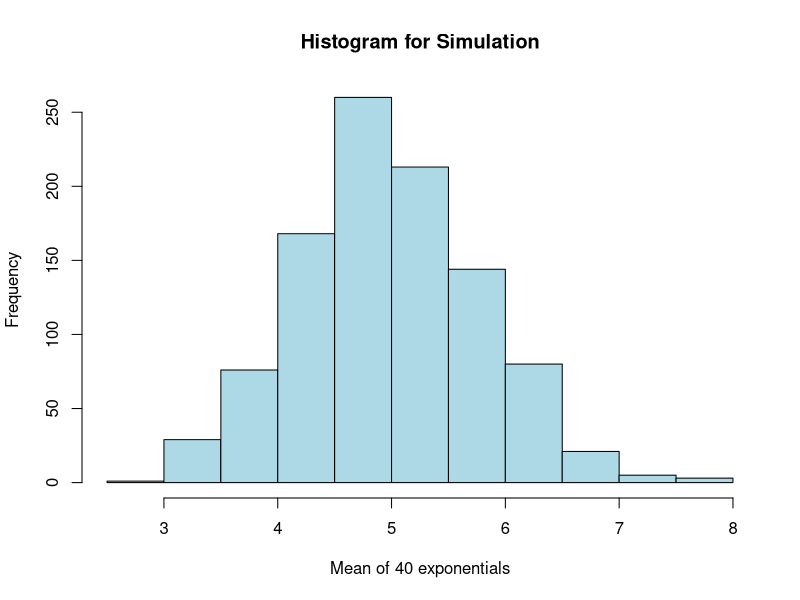
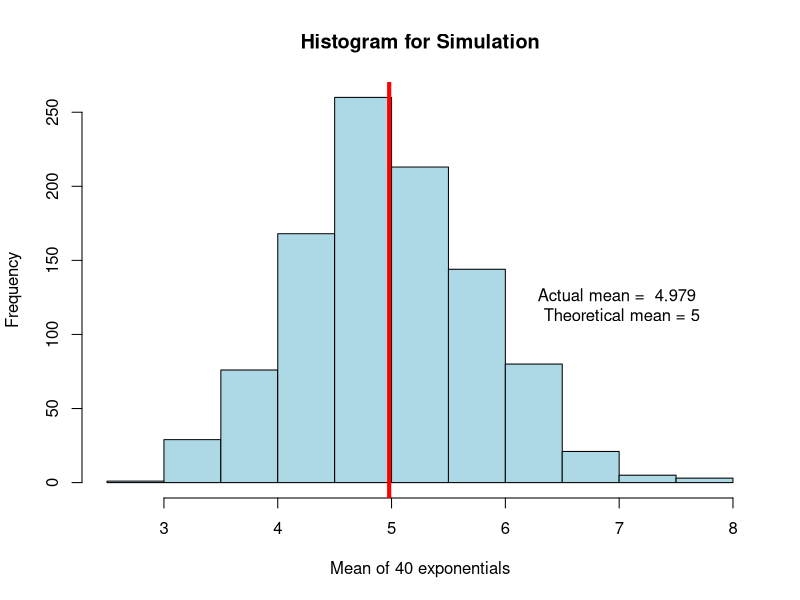
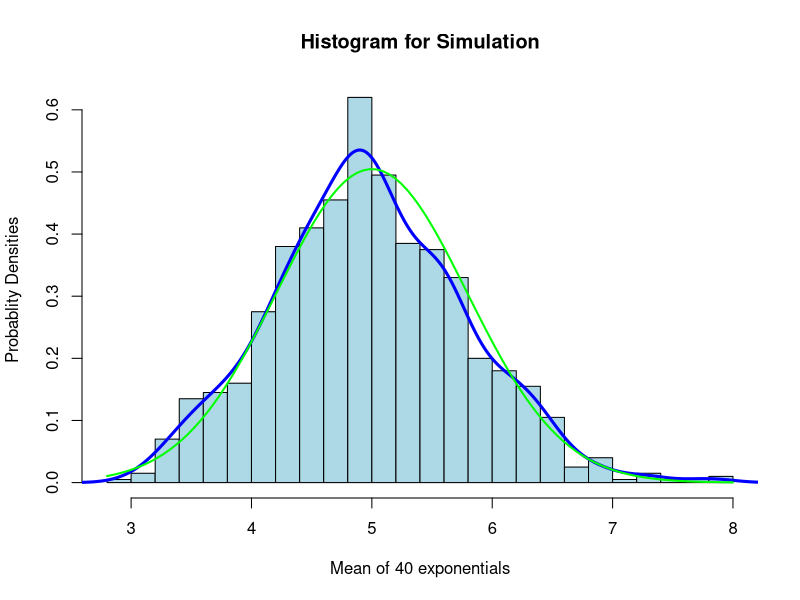
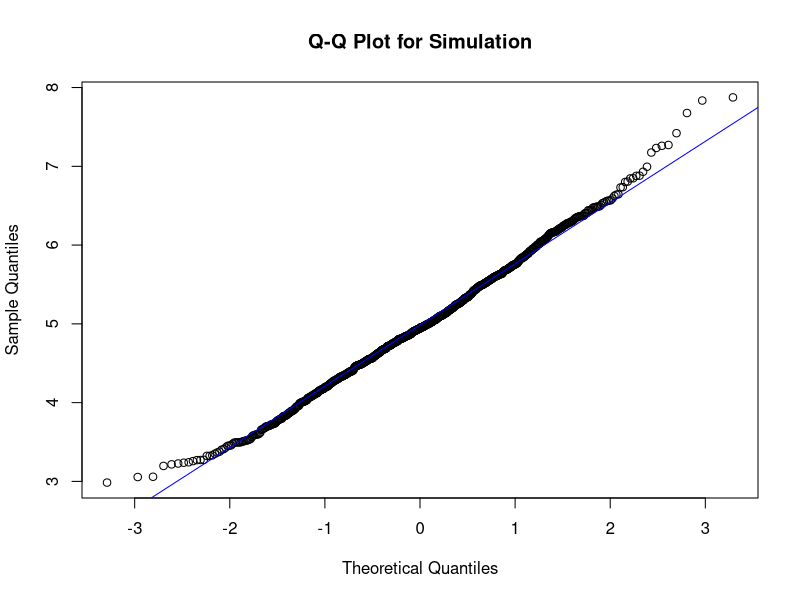

The R source for these figures, in order:
## ---- chunk 1
set.seed(2016)
lambda <- 0.2
n <- 40
num.sim <- 1000

## ---- chunk 2
sim.matrix <- matrix(rexp(num.sim * n, rate = lambda), num.sim, n)

## ---- chunk 3
sim.mean <- rowMeans(sim.matrix)
hist(sim.mean, xlab="Mean of 40 exponentials", ylab= "Frequency", col="light blue", main="Histogram for Simulation")
## ---- chunk 4
actual.mean = mean(sim.mean)
theoretical.mean = 1/lambda
print(c(actual.mean, theoretical.mean))

hist(sim.mean, xlab="Mean of 40 exponentials", ylab= "Frequency", col="light blue", main="Histogram for Simulation")
abline(v=actual.mean, lwd="4", col="red")
text(7, 120, paste("Actual mean = ", round(actual.mean,3), "\n Theoretical mean = 5" ), col="black")

## ---- chunk 5
actual.var<- var(sim.mean)
theoretical.var <- (1/lambda)^2/n

## ---- chunk 6
hist(sim.mean, freq = FALSE, breaks = 20, xlab="Mean of 40 exponentials", ylab= "Probablity Densities", col="light blue", main="Histogram for Simulation")
x <- c(0,1)
lines(density(sim.mean), lwd=3, col="blue")
curve(dnorm(x, mean=theoretical.mean, sd=sqrt(theoretical.var)), col="green", lwd=2, add=TRUE, yaxt="n")

## ---- chunk 7
qqnorm(sim.mean, main="Q-Q Plot for Simulation", xlab="Theoretical Quantiles", ylab="Sample Quantiles")
qqline(sim.mean, col="blue")
## ---- chunk 8
actual.ci <- round (mean(sim.mean) + c(-1,1)*1.96*sd(sim.mean)/sqrt(n),3)
theoretical.ci <- theoretical.mean + c(-1,1)*1.96*sqrt(theoretical.var)/sqrt(n)
